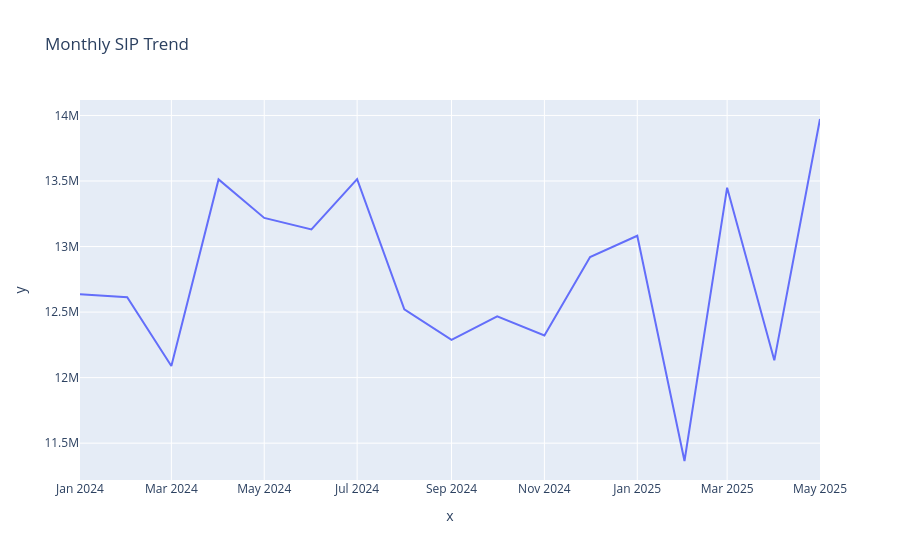

Notebook cell for this chart:
### Code cell
import plotly.express as px

fig = px.line(

x=monthly_sip.index,

y=monthly_sip.values,

title="Monthly SIP Trend"

)

fig.show()

### Figure 1 — Plotly figure (JSON) as saved in the notebook; plotly's stock layout.template omitted (floating-point values rounded to 4 significant figures)
{"data": [{"hovertemplate": "x=%{x}<br>y=%{y}<extra></extra>", "legendgroup": "", "line": {"color": "#636efa", "dash": "solid"}, "marker": {"symbol": "circle"}, "mode": "lines", "name": "", "orientation": "v", "showlegend": false, "type": "scatter", "x": ["2024-01", "2024-02", "2024-03", "2024-04", "2024-05", "2024-06", "2024-07", "2024-08", "2024-09", "2024-10", "2024-11", "2024-12", "2025-01", "2025-02", "2025-03", "2025-04", "2025-05"], "xaxis": "x", "y": [12635349, 12613376, 12088413, 13512385, 13218606, 13131150, 13513884, 12521433, 12288778, 12467875, 12321673, 12920130, 13082145, 11363922, 13449360, 12132001, 13973011], "yaxis": "y"}], "layout": {"legend": {"tracegroupgap": 0}, "title": {"text": "Monthly SIP Trend"}, "xaxis": {"anchor": "y", "domain": [0, 1], "title": {"text": "x"}}, "yaxis": {"anchor": "x", "domain": [0, 1], "title": {"text": "y"}}}}
